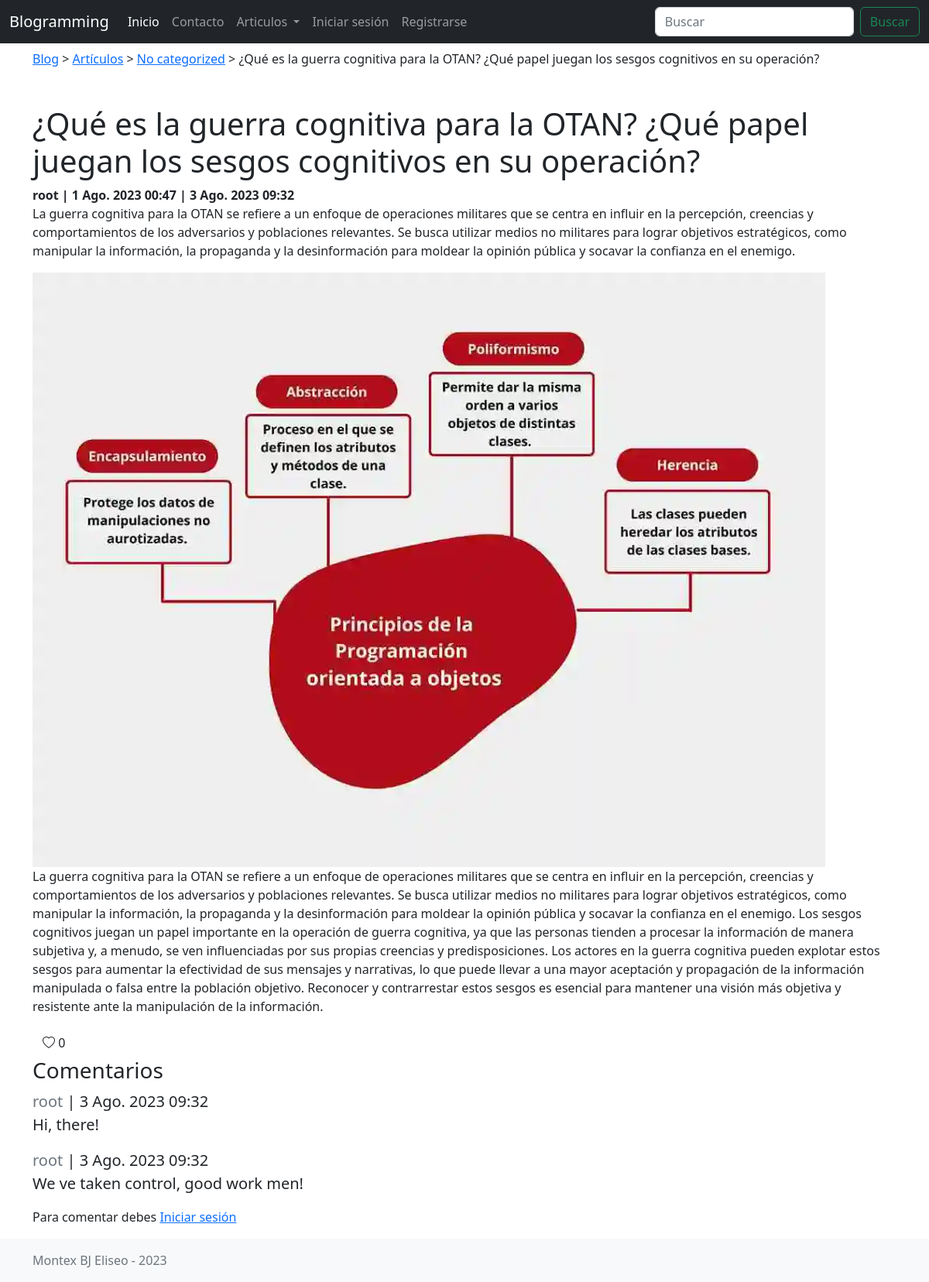
The page /posts/4 on the database its author committed.
### apps/posts/models.py (models this page shows, shortened)
class Post(models.Model):
    title = models.CharField(
        max_length=100,
        verbose_name="Título del Artículo",
        help_text="Escribe el titulo del artículo",
    )
    short_description = models.TextField(
        max_length=750,
        verbose_name="Descripción breve o resumen",
        help_text="Escribe una breve descripcion o resumen del artículo",
    )
    image = models.ImageField(
        upload_to='posts',
        null=True,
        blank=True,
        verbose_name="Imagen relacionada",
        help_text="Selecciona una imagen relacionada para mostrar como portada del artículo",
    )
    content = models.TextField(
        verbose_name="Contenido del artículo",
        help_text="Escribe el contenido del artículo",
    )
    created_at = models.DateTimeField(
        auto_now_add=True, editable=False, verbose_name="Fecha de creación"
    )
    updated_at = models.DateTimeField(
        auto_now=True, editable=False, verbose_name="Fecha de actualización"
    )
    author = models.ForeignKey(
        get_user_model(),
        null=True,
        on_delete=models.SET_NULL,
        verbose_name="Autor del artículo",
    )
    category = models.ForeignKey(
        Category,
        null=True,
        on_delete=models.SET_NULL,
        verbose_name="Categoría a la que pertenece",
    )
    tags = models.ManyToManyField(
        Tag, verbose_name="Etiquetas relacionadas", blank=True
    )
    likes = models.ManyToManyField(
        get_user_model(), blank=True, related_name="liked_posts"
    )
    views = models.IntegerField(default=0)
    class Meta:
        verbose_name = "Artículo"
        verbose_name_plural = "Artículos"
    def get_absolute_url(self):
        return reverse("posts:view", args=[self.pk])
    def get_like_url(self):
        return reverse("posts:like", args=[self.pk])

class Category(models.Model):
    name = models.CharField(max_length=100, verbose_name="Nombre de la categoría")
    description = models.TextField(
        max_length=250, verbose_name="Descripción", null=True
    )
    created_at = models.DateTimeField(
        auto_now_add=True, editable=False, verbose_name="Fecha de creación"
    )
    updated_at = models.DateTimeField(
        auto_now=True, editable=False, verbose_name="Fecha de actualización"
    )
    class Meta:
        verbose_name = "Categoría"
        verbose_name_plural = "Categorías"
    def __str__(self) -> str:
        return self.name
    def get_filterby_link(self):
        url = reverse("posts:index")
        return f"{url}?category={self.pk}"

### apps/users/models.py (models this page shows, shortened)
class User(AbstractUser):
    image = models.ImageField(upload_to="users", null=True)

### apps/comments/models.py (models this page shows, shortened)
class PostComment(models.Model):
    text = models.TextField(max_length=300, verbose_name="Contenido del comentario")
    post = models.ForeignKey(
        Post, on_delete=models.CASCADE, verbose_name="Articulo al que pertenece"
    )
    author = models.ForeignKey(
        get_user_model(),
        null=True,
        on_delete=models.SET_NULL,
        verbose_name="Autor del comentario",
    )
    created_at = models.DateTimeField(
        auto_now_add=True, editable=False, verbose_name="Fecha de creación"
    )
    updated_at = models.DateTimeField(
        auto_now=True, editable=False, verbose_name="Fecha de actualización"
    )
    edited = models.BooleanField(default=False, verbose_name="Fue editado?")
    likes = models.ManyToManyField(
        get_user_model(), blank=True, related_name="liked_comments"
    )
    class Meta:
        verbose_name = "Comentario"
        verbose_name_plural = "Comentarios"
        ordering = ["-created_at"]

### apps/posts/views.py (the view)
# urls.py: path('<int:pk>', PostDetailView.as_view(), name = 'view'),
class PostDetailView(DetailView):
    model = Post
    template_name = "posts/post_detail.html"
    context_object_name = "post"
    def get_context_data(self, **kwargs):
        context = super().get_context_data(**kwargs)
        context["postcomment_form"] = PostCommentForm()
        post = self.get_object()
        post.views += 1
        post.save()
        return context

### apps/comments/forms.py
class PostCommentForm(forms.ModelForm):
    class Meta:
        model = PostComment
        fields = ['text']

### blog/context_processors.py (called while the page is built)
def blog_context(request):
    data = {
        'app_name': 'Blogramming',
        'categories': Category.objects.all()
    }
    return data

### blog/templatetags/path_tags.py (called while the page is built)
@register.simple_tag(takes_context=True)
def login_path(context):
    request = context.get("request")
    current_path = request.path
    if current_path not in list(common_urls.values()):
        return common_urls["login"] + f"?next={current_path}"
    return common_urls["login"]

@register.simple_tag(takes_context=True)
def register_path(context):
    request = context.get("request")
    current_path = request.path
    if current_path not in list(common_urls.values()):
        return common_urls["register"] + f"?next={current_path}"
    return common_urls["register"]

### templates/posts/post_detail.html (shortened to what this page needs)
{% extends 'base.html' %}
{% block content %}
<main class="container">
    <div class="my-2">
        <a href="{% url 'index' %}">Blog</a> &gt; <a href="{% url 'posts:index' %}">Artículos</a> &gt; <a
            href="{{post.category.get_filterby_link}}">{{post.category}}</a> &gt; <span>{{post.title}}</span>
    </div>
    <h1 class="mt-5">{{post.title}}</h1>
    <b>{{post.author.username}} | {{post.created_at}} | {{post.updated_at}}</b>
    <p>{{post.short_description}}</p>
    {% if post.image %}
    <img class="img-fluid" src="{{post.image.url}}" alt="{{post.title}}">
    {% endif %}
    <p>{{post.content|safe}}</p>
    {% include 'posts/post_likes.html' %}
    {% include 'posts/comments/list.html' %}
    {% include 'posts/comments/form.html' %}
</main>
{% endblock content %}

### templates/posts/post_likes.html (shortened to what this page needs)
<div>
    <form action="{{post.get_like_url}}" method="POST">
        <button class="btn bi {% if user in post.likes.all %}bi-heart-fill text-danger{% else %}bi-heart{%endif%}"
            type="submit"> {{post.likes.all|length}}</button>
    </form>
</div>

### templates/posts/comments/list.html (shortened to what this page needs)
<h3>Comentarios</h3>
{% for postcomment in post.postcomment_set.all %}
<div class="lead">
    <b class="text-muted">{{postcomment.author}}</b> | <span>{{postcomment.updated_at}}</span>
    <p>
        {{postcomment.text}}
    </p>
</div>
{% empty %}
<p><i>No hay comentarios</i></p>
{% endfor %}

### static/css/docs.css (style rules this page uses)
@media (min-width: 768px) { :root { scroll-padding-top:4rem } }

### rows shown on the page
Post: category "No categorized", title "¿Qué es la guerra cognitiva para la OTAN? ¿Qué papel juegan los sesgos cognitivos en su operación?", author.username "root", created_at "1 Ago. 2023 00:47", updated_at "3 Ago. 2023 09:32", short_description "La guerra cognitiva para la OTAN se refiere a un enfoque de operaciones militares que se centra en influir en la percepción, creencias y comportamientos de los adversarios y poblaciones relevantes. Se busca utilizar medios no militares para lograr objetivos estratégicos, como manipular la información, la propaganda y la desinformación para moldear la opinión pública y socavar la confianza en el enemigo.", image (picture), content "La guerra cognitiva para la OTAN se refiere a un enfoque de operaciones militares que se centra en influir en la percepción, creencias y comportamientos de los adversarios y poblaciones relevantes. Se busca utilizar medios no militares para lograr objetivos estratégicos, como manipular la información, la propaganda y la desinformación para moldear la opinión pública y socavar la confianza en el enemigo. Los sesgos cognitivos juegan un papel importante en la operación de guerra cognitiva, ya que las personas tienden a procesar la información de manera subjetiva y, a menudo, se ven influenciadas por sus propias creencias y predisposiciones. Los actores en la guerra cognitiva pueden explotar…", likes.all|length "0"
PostComment: author "root", updated_at "3 Ago. 2023 09:32", text "Hi, there!"
PostComment: author "root", updated_at "3 Ago. 2023 09:32", text "We ve taken control, good work men!"

### other values the page prints
{{ app_name }} "Blogramming"
